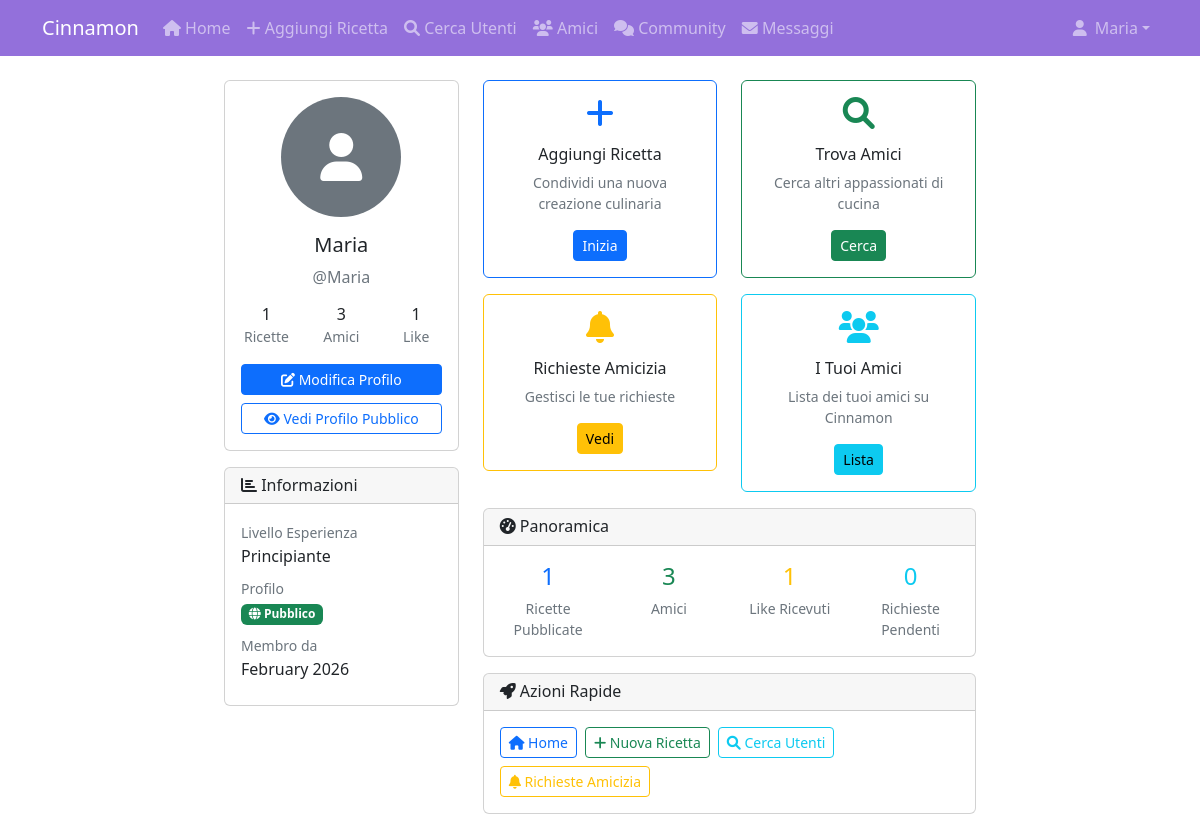
Screenshot of /profile/ (signed in) with the database file from the repository.
### users/models.py (models this page shows, shortened)
class UserProfile(models.Model):
    EXPERIENCE_CHOICES = [
        ('beginner', 'Principiante'),
        ('intermediate', 'Intermedio'),
        ('advanced', 'Avanzato'),
        ('professional', 'Professionale'),
    ]
    CUISINE_SPECIALTIES = [
        ('italian', 'Cucina Italiana'),
        ('french', 'Cucina Francese'),
        ('japanese', 'Cucina Giapponese'),
        ('indian', 'Cucina Indiana'),
        ('chinese', 'Cucina Cinese'),
        ('mediterranean', 'Cucina Mediterranea'),
        ('vegan', 'Cucina Vegana'),
        ('vegetarian', 'Cucina Vegetariana'),
        ('desserts', 'Dolci e Dessert'),
        ('bread', 'Pane e Lievitati'),
        ('pastry', 'Pasticceria'),
        ('bbq', 'Barbecue e Grigliata'),
        ('fusion', 'Cucina Fusion'),
        ('raw', 'Cucina Crudista'),
        ('gluten_free', 'Senza Glutine'),
    ]
    user = models.OneToOneField(User, on_delete=models.CASCADE)
    bio = models.TextField(max_length=500, blank=True, null=True, verbose_name="Biografia")
    profile_image = models.ImageField(upload_to='profile_pics', blank=True, null=True, verbose_name="Foto Profilo")
    experience_level = models.CharField(max_length=20, choices=EXPERIENCE_CHOICES, default='beginner', verbose_name="Livello Esperienza")
    cuisine_specialties = models.JSONField(default=list, blank=True, verbose_name="Specialità Culinarie")
    culinary_interests = models.TextField(blank=True, null=True, verbose_name="Interessi Gastronomici")
    is_public = models.BooleanField(default=True, verbose_name="Profilo Pubblico")
    show_email = models.BooleanField(default=False, verbose_name="Mostra Email")
    location = models.CharField(max_length=100, blank=True, null=True, verbose_name="Località")
    birth_date = models.DateField(null=True, blank=True, verbose_name="Data di Nascita")
    website = models.URLField(blank=True, null=True, verbose_name="Sito Web")
    instagram = models.CharField(max_length=50, blank=True, null=True, verbose_name="Instagram")
    created_at = models.DateTimeField(auto_now_add=True)
    updated_at = models.DateTimeField(auto_now=True)
    @property
    def total_recipes(self):
        from recipes.models import Recipe
        return Recipe.objects.filter(author=self.user).count()
    @property
    def friends_count(self):
        return Friendship.get_friends(self.user).count()
    @property
    def total_likes_received(self):
        from recipes.models import Like
        return Like.objects.filter(recipe__author=self.user).count()
    def get_specialties_display(self):
        if not self.cuisine_specialties:
            return []
        specialty_dict = dict(self.CUISINE_SPECIALTIES)
        return [specialty_dict.get(spec, spec) for spec in self.cuisine_specialties]

### users/views.py (the view)
# urls.py: path('profile/', user_views.profile, name="user-profile"),
@login_required
def profile(request):
    profile, created = UserProfile.objects.get_or_create(user=request.user)
    context = {
        'profile': profile,
        'user': request.user
    }
    return render(request, 'users/profile.html', context)

### users/models.py (called while the page is built)
    @classmethod
    def get_friends(cls, user):
        friend_ids = cls.objects.filter(
            models.Q(user=user) | models.Q(friend=user)
        ).values_list('user', 'friend')
        all_friend_ids = set()
        for user_id, friend_id in friend_ids:
            if user_id == user.id:
                all_friend_ids.add(friend_id)
            else:
                all_friend_ids.add(user_id)
        return User.objects.filter(id__in=all_friend_ids)

### users/views.py (called while the page is built)
def unread_messages_count(request):
    if request.user.is_authenticated:
        from recipes.models import Conversation, Message
        conversations = Conversation.objects.filter(participants=request.user)
        unread_count = Message.objects.filter(
            conversation__in=conversations,
            is_read=False
        ).exclude(sender=request.user).count()
        return {'unread_messages_count': unread_count}
    return {'unread_messages_count': 0}

### users/templates/users/profile.html (shortened to what this page needs)
{% extends "recipes/base.html" %}
{% load crispy_forms_tags %}
{% block content %}
<div class="container">
  <div class="row">
    <div class="col-md-4">
      <div class="card">
        <div class="card-body text-center">
          {% if profile.profile_image %}
            <img src="{{ profile.profile_image.url }}" class="rounded-circle img-fluid mb-3" style="width: 120px; height: 120px; object-fit: cover;">
          {% else %}
            <div class="rounded-circle bg-secondary d-flex align-items-center justify-content-center mx-auto mb-3" style="width: 120px; height: 120px;">
              <i class="fas fa-user fa-3x text-white"></i>
            </div>
          {% endif %}
          <h5>{{ user.get_full_name|default:user.username }}</h5>
          <p class="text-muted">@{{ user.username }}</p>
          <div class="row text-center mb-3">
            <div class="col-4">
              <div class="h6 mb-0">{{ profile.total_recipes }}</div>
              <small class="text-muted">Ricette</small>
            </div>
            <div class="col-4">
              <div class="h6 mb-0">{{ profile.friends_count }}</div>
              <small class="text-muted">Amici</small>
            </div>
            <div class="col-4">
              <div class="h6 mb-0">{{ profile.total_likes_received }}</div>
              <small class="text-muted">Like</small>
            </div>
          </div>
          <div class="d-grid gap-2">
            <a href="{% url 'user-update-profile' %}" class="btn btn-primary btn-sm">
              <i class="fas fa-edit"></i> Modifica Profilo
            </a>
            <a href="{% url 'user-public-profile' user.username %}" class="btn btn-outline-primary btn-sm">
              <i class="fas fa-eye"></i> Vedi Profilo Pubblico
            </a>
          </div>
        </div>
      </div>
      <div class="card mt-3">
        <div class="card-header">
          <h6 class="mb-0"><i class="fas fa-chart-bar"></i> Informazioni</h6>
        </div>
        <div class="card-body">
          <div class="mb-2">
            <small class="text-muted">Livello Esperienza</small>
            <div>{{ profile.get_experience_level_display }}</div>
          </div>
          <div class="mb-2">
            <small class="text-muted">Profilo</small>
            <div>
              {% if profile.is_public %}
                <span class="badge bg-success">
                  <i class="fas fa-globe"></i> Pubblico
                </span>
              {% else %}
                <span class="badge bg-warning">
                  <i class="fas fa-lock"></i> Privato
                </span>
              {% endif %}
            </div>
          </div>
          <div class="mb-2">
            <small class="text-muted">Membro da</small>
            <div>{{ profile.created_at|date:"F Y" }}</div>
          </div>
        </div>
      </div>
    </div>
    <div class="col-md-8">
      <div class="row">
        <div class="col-md-6 mb-3">
          <div class="card border-primary">
            <div class="card-body text-center">
              <i class="fas fa-plus fa-2x text-primary mb-3"></i>
              <h6>Aggiungi Ricetta</h6>
              <p class="small text-muted">Condividi una nuova creazione culinaria</p>
              <a href="{% url 'recipes-create' %}" class="btn btn-primary btn-sm">Inizia</a>
            </div>
          </div>
        </div>
        <div class="col-md-6 mb-3">
          <div class="card border-success">
            <div class="card-body text-center">
              <i class="fas fa-search fa-2x text-success mb-3"></i>
              <h6>Trova Amici</h6>
              <p class="small text-muted">Cerca altri appassionati di cucina</p>
              <a href="{% url 'user-search' %}" class="btn btn-success btn-sm">Cerca</a>
            </div>
          </div>
        </div>
        <div class="col-md-6 mb-3">
          <div class="card border-warning">
            <div class="card-body text-center">
              <i class="fas fa-bell fa-2x text-warning mb-3"></i>
              <h6>Richieste Amicizia</h6>
              <p class="small text-muted">Gestisci le tue richieste</p>
              <a href="{% url 'user-friend-requests' %}" class="btn btn-warning btn-sm">
                Vedi {% if pending_friend_requests %}({{ pending_friend_requests }}){% endif %}
              </a>
            </div>
          </div>
        </div>
        <div class="col-md-6 mb-3">
          <div class="card border-info">
            <div class="card-body text-center">
              <i class="fas fa-users fa-2x text-info mb-3"></i>
              <h6>I Tuoi Amici</h6>
              <p class="small text-muted">Lista dei tuoi amici su Cinnamon</p>
              <a href="{% url 'user-friends' %}" class="btn btn-info btn-sm">Lista</a>
            </div>
          </div>
        </div>
      </div>
      <div class="card">
        <div class="card-header">
          <h6 class="mb-0"><i class="fas fa-tachometer-alt"></i> Panoramica</h6>
        </div>
        <div class="card-body">
          <div class="row text-center">
            <div class="col-3">
              <div class="h4 text-primary">{{ profile.total_recipes }}</div>
              <div class="text-muted small">Ricette Pubblicate</div>
            </div>
            <div class="col-3">
              <div class="h4 text-success">{{ profile.friends_count }}</div>
              <div class="text-muted small">Amici</div>
            </div>
            <div class="col-3">
              <div class="h4 text-warning">{{ profile.total_likes_received }}</div>
              <div class="text-muted small">Like Ricevuti</div>
            </div>
            <div class="col-3">
              <div class="h4 text-info">{{ pending_friend_requests|default:0 }}</div>
              <div class="text-muted small">Richieste Pendenti</div>
            </div>
          </div>
        </div>
      </div>
      <div class="card mt-3">
        <div class="card-header">
          <h6 class="mb-0"><i class="fas fa-rocket"></i> Azioni Rapide</h6>
        </div>
        <div class="card-body">
          <div class="d-flex flex-wrap gap-2">
            <a href="{% url 'recipes-home' %}" class="btn btn-outline-primary btn-sm">
              <i class="fas fa-home"></i> Home
            </a>
            <a href="{% url 'recipes-create' %}" class="btn btn-outline-success btn-sm">
              <i class="fas fa-plus"></i> Nuova Ricetta
            </a>
            <a href="{% url 'user-search' %}" class="btn btn-outline-info btn-sm">
              <i class="fas fa-search"></i> Cerca Utenti
            </a>
            <a href="{% url 'user-friend-requests' %}" class="btn btn-outline-warning btn-sm">
              <i class="fas fa-bell"></i> Richieste Amicizia
            </a>
          </div>
        </div>
      </div>
    </div>
  </div>
</div>
{% endblock content %}

### recipes/templates/recipes/base.html (shortened to what this page needs)
<!DOCTYPE html>
<html lang="en">
  <head>
    <link
      href="https://cdn.jsdelivr.net/npm/bootstrap@5.2.0-beta1/dist/css/bootstrap.min.css"
      rel="stylesheet"
    />
    <link rel="stylesheet" href="https://cdnjs.cloudflare.com/ajax/libs/font-awesome/6.0.0/css/all.min.css">
  </head>
  <body>
    <nav class="navbar navbar-expand-lg navbar-dark navbar-purple">
      <div class="container">
                <a class="navbar-brand" href="{% url 'recipes-home' %}">
          Cinnamon
        </a>
        <div class="collapse navbar-collapse" id="navbarNav">
          <ul class="navbar-nav">
            <li class="nav-item">
              <a class="nav-link" href="{% url 'recipes-home' %}">
                <i class="fas fa-home"></i> Home
              </a>
            </li>
            {% if user.is_authenticated %}
            <li class="nav-item">
              <a class="nav-link" href="{% url 'recipes-create' %}">
                <i class="fas fa-plus"></i> Aggiungi Ricetta
              </a>
            </li>
            <li class="nav-item">
              <a class="nav-link" href="{% url 'user-search' %}">
                <i class="fas fa-search"></i> Cerca Utenti
              </a>
            </li>
            <li class="nav-item">
              <a class="nav-link" href="{% url 'user-friends' %}">
                <i class="fas fa-users"></i> Amici
              </a>
            </li>
            <li class="nav-item">
              <a class="nav-link" href="{% url 'community-list' %}">
                <i class="fas fa-comments"></i> Community
              </a>
            </li>
            <li class="nav-item">
              <a class="nav-link position-relative" href="{% url 'messages-inbox' %}">
                <i class="fas fa-envelope"></i> Messaggi
              </a>
            </li>
            {% endif %}
          </ul>
        </div>
        <div class="navbar-nav">
          {% if user.is_authenticated %}
          <div class="nav-item dropdown">
            <a class="nav-link dropdown-toggle d-flex align-items-center" href="#" id="navbarDropdown" role="button" data-bs-toggle="dropdown" aria-expanded="false">
              {% if user.userprofile.profile_image %}
                <img src="{{ user.userprofile.profile_image.url }}" class="rounded-circle me-2" style="width: 25px; height: 25px; object-fit: cover;">
              {% else %}
                <i class="fas fa-user me-2"></i>
              {% endif %}
              {{ user.username }}
            </a>
          </div>
          {% endif %}
        </div>
      </div>
    </nav>
    <div class="container mt-4 col-8">
       {% block content %} {% endblock %}
    </div>
  </body>
</html>

### recipes/templates/recipes/base.html (style rules this page uses)
.navbar-purple { background-color: #9370db !important; }

### rows the page displays
UserProfile: total_recipes "1", friends_count "3", total_likes_received "1", experience_level "Principiante", created_at "February 2026"

### other values shown
{{ user.username }} "Maria"
{{ user.get_full_name|default:user.username }} "Maria"
{{ pending_friend_requests|default:0 }} "0"
